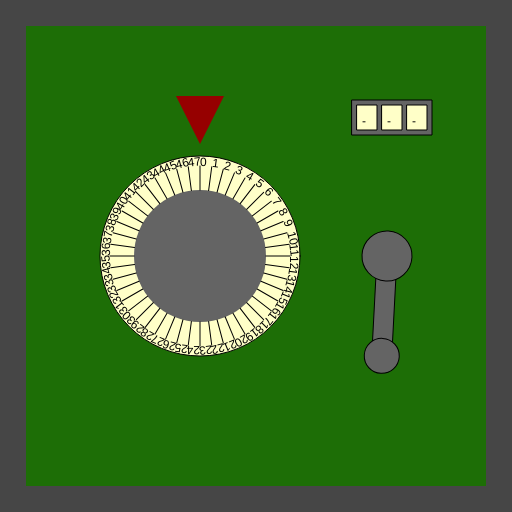
Frame 1 (no input)
Frame 60 (no input): identical to frame 1, image omitted
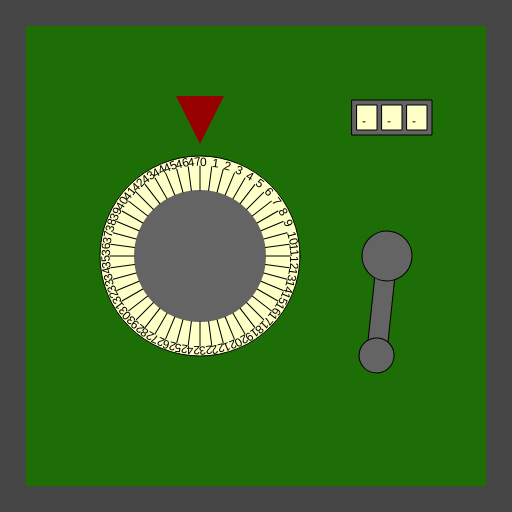
Frame 120 (the mouse pressed at the canvas centre since frame 60)

The p5.js sketch that drew these frames (run headless with seeded random() and noise() and a simulated clock; from frame 60 on, the mouse is pressed at the canvas centre):

// p5.js sketch
// ── sketch.js
/*

Officer: 5503153
CaseNum: 303-1-83045699-5503153

Case 303 - The Case of the Crooked Attorney
Stage 2 - Torvalds' House

This safe is in Torvalds’ home study. Be careful. If you get caught, I don’t know you !

Crack this safe by doing the following:

	When any key is released:
	- Increment SecureStoreValA by 2

	Whilst the mouse is moving:
	- Decrement SecureStoreValB by 3

	When the mouse button is released:
	- Make SecureStoreValC equal to the string "AHY"

	Whilst the mouse is being dragged:
	- Make SecureStoreValC equal to the string "GIW"



This time you'll need to create the relevant event handlers yourself.

There are many possible ways of investigating this case, but you
should use ONLY the following commands:

	- The assignment operator aka. the equals sign !
	- Incrementing +=
	- Decrementing -=

*/

//declare the variables

var SecureStoreValA;
var SecureStoreValB;
var SecureStoreValC;


function preload()
{
	//IMAGES WILL BE LOADED HERE

}

function setup()
{
	createCanvas(512,512);

	//initialise the variables
	SecureStoreValA = 0;
	SecureStoreValB = 0;
	SecureStoreValC = "";

}

///////////////////EVENT HANDLERS///////////////////

//Create event handlers here to open the safe ...
function keyReleased() {
    console.log("keyReleased");
    SecureStoreValA += 2
}

function mouseMoved() {
    console.log("mouseMoved", mouseX, mouseY);
    SecureStoreValB -= 3
}

function mouseReleased() {
    console.log("mouseReleased");
    SecureStoreValC = "AHY"
}

function mouseDragged() {
    console.log("mouseDragged", mouseX, mouseY);
    SecureStoreValC = "GIW"
}


///////////////DO NOT CHANGE CODE BELOW THIS POINT///////////////////

function draw()
{

	//Draw the safe door
	background(70);
	noStroke();
	fill(29,110,6);
	rect(26,26,width-52,width-52);

	//Draw the combination dial
	push();
	translate(200,height/2);
	drawDial(200, SecureStoreValA, 48);
	pop();

	//Draw the lever
	push();
	translate(width - 125,256);
	drawLever(SecureStoreValB);
	pop();

	//Draw the spinner
	push();
	translate(width - 120,100);
	drawSpinner(3, SecureStoreValC);
	pop();

}

function drawDial(diameter,num,maxNum)
{
	//the combination lock

	var r = diameter * 0.5;
	var p = r * 0.6;

	stroke(0);
	fill(255,255,200);
	ellipse(0,0,diameter,diameter);
	fill(100);
	noStroke();
	ellipse(0,0,diameter*0.66,diameter*0.66);
	fill(150,0,0);
	triangle(
		-p * 0.4,-r-p,
		p * 0.4,-r-p,
		0,-r-p/5
	);

	noStroke();

	push();
	var inc = 360/maxNum;

	rotate(radians(-num * inc));
	for(var i = 0; i < maxNum; i++)
	{
		push();
		rotate(radians(i * inc));
		stroke(0);
		line(0,-r*0.66,0,-(r-10));
		noStroke();
		fill(0);
		text(i,0,-(r-10));
		pop();
	}

	pop();
}

function drawLever(rot)
{
	push();
	rotate(radians(-rot))
	stroke(0);
	fill(100);
	rect(-10,0,20,100);
	ellipse(0,0,50,50);
	ellipse(0,100,35,35);
	pop();
}

function drawSpinner(numSpinners, val)
{
	var sw = 20;
	var ow = (sw + 5) * numSpinners + 5;
	stroke(0);
	fill(100);
	rect(-ow/2,0,ow,35);
	if(typeof(val) == "number")
	{
		val = floor(val).toString(); //convert to string
	}


	for(var d = numSpinners - val.length; d > 0; d--)
	{
		val = "-" + val;
	}

	for(var i = 0; i < numSpinners; i++)
	{
		stroke(0);
		fill(255,255,200);
		rect(-ow/2 + i * (sw + 5) + 5,5,20,25);
		fill(0);
		noStroke();
		text(val[i],-ow/2 + sw/2 + i * (sw +5),25);
	}

}
